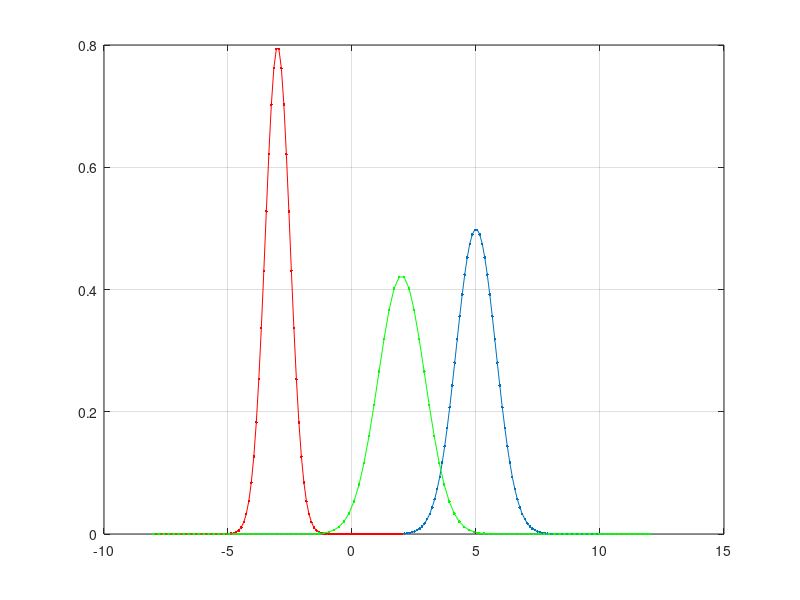

This chart was generated by the following MATLAB code:

clear all
close all
clc

n = 100
mu1 = 5
mu2 = -3
diff = (mu1 - mu2 - 10)/2
x1 = (linspace(mu1-5,mu1+5,n));
x2 = (linspace(mu2-5,mu2+5,n));
xp = linspace(mu2+diff,mu1-diff,n);
%xp = linspace(-10,10,n)
% in order to find difference rather than sum set one distribution to
% negative values. i.e CONV does Z = X + Y but we want Z = X - Y there set
% Y to -Y and do Z = X + (-Y) That is why x2 is defined as so.
l=normpdf(x1,mu1,0.8); % 1st normal distribution
n=normpdf(x2,mu2,0.5); % second normal distribution
ln=conv(l,n)*(x1(2)-x1(1));

figure(1)
plot(x1,l,'.-'); hold on; plot(x2,n,'r.-'); hold on; 
plot(xp*2,ln(1:2:end),'g.-'); grid on
%plot( x,n, x,l, x*2,ln(1:2:end) );
% xlim([.0,.3]);ylim([0,100]); 

trapz(x1,l)
trapz(x2,n)
trapz(xp*2,ln(1:2:end))
